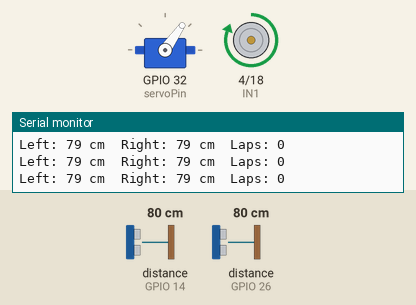
Bench run of a sketch on a simulated ESP32. On the bench: servo, motor-driver pin pairs drawn as motors (green arrow = first pin HIGH = forward, orange = second pin HIGH = backward, longer = more drive, scaled by the enable pin), the last lines printed to the serial monitor. Wiring (inferred from the names in the program): 2 × ultrasonic range finder: trigger GPIO 25, echo GPIO 26 / trigger GPIO 27, echo GPIO 14. The test bench sets the inputs (shaded band); at power-on: distance to the obstacle (sensors on GPIO 14, GPIO 26) 80 cm. The echo pulse lasts 58.3 µs per cm. At 14.5 s the program stops and its outputs stay as they are.

Above: at 1.7 s.
1.8 s: distance to the obstacle (sensor on GPIO 14) set to 75 cm
3.3 s: distance to the obstacle (sensor on GPIO 14) set to 66 cm
At 3.9 s:
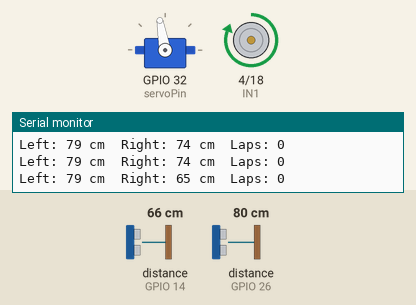
6.3 s: distance to the obstacle (sensor on GPIO 26) set to 69 cm
At 7.5 s:
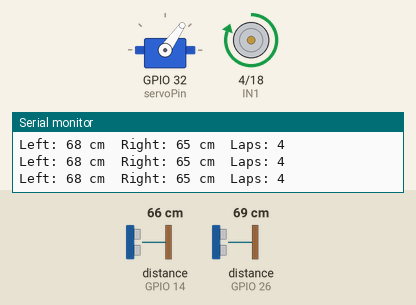
8.0 s: distance to the obstacle (sensor on GPIO 14) set to 120 cm
At 8.6 s:
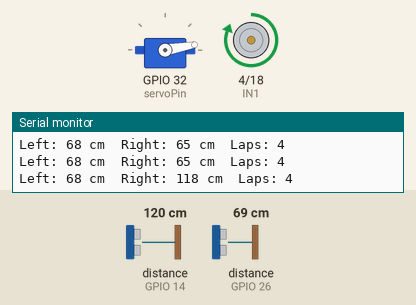
11.0 s: distance to the obstacle (sensor on GPIO 14) set to 76 cm
14.0 s: distance to the obstacle (sensor on GPIO 14) set to 68 cm
At 15.1 s:
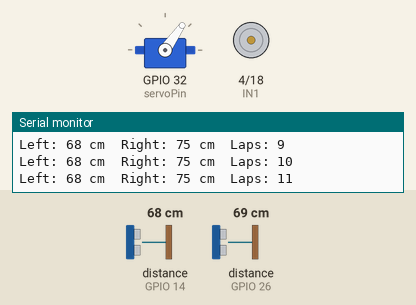
Timing chart, 0 to 16.0 s (numbered marks = the images above; inputs shaded):
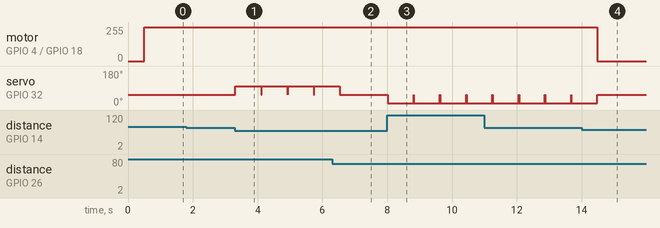

The sketch:

task1.ino
```cpp
#include <ESP32Servo.h>

// Servo setup
Servo myServo;
int servoPin = 32;

// Motor driver pins
const int IN1 = 4;
const int IN2 = 18;
const int EN  = 21;

// Ultrasonic sensor pins
const int trigLeft = 25;
const int echoLeft = 26;
const int trigRight = 27;
const int echoRight = 14;

// Lap counter
int lapCounter = 0;

// Function to measure distance
long readUltrasonic(int trigPin, int echoPin) {
  digitalWrite(trigPin, LOW);
  delayMicroseconds(2);
  digitalWrite(trigPin, HIGH);
  delayMicroseconds(10);
  digitalWrite(trigPin, LOW);

  long duration = pulseIn(echoPin, HIGH, 30000); // timeout 30ms
  long distance = duration * 0.034 / 2;
  return distance; // in cm
}

void setup() {
  // Servo
  myServo.attach(servoPin);
  myServo.write(55);  // center steering
  delay(500);

  // Motor pins
  pinMode(IN1, OUTPUT);
  pinMode(IN2, OUTPUT);
  pinMode(EN, OUTPUT);

  // Set motor forward
  digitalWrite(IN1, HIGH);
  digitalWrite(IN2, LOW);
  digitalWrite(EN, HIGH);

  // Ultrasonic pins
  pinMode(trigLeft, OUTPUT);
  pinMode(echoLeft, INPUT);
  pinMode(trigRight, OUTPUT);
  pinMode(echoRight, INPUT);

  Serial.begin(115200);
}

void loop() {
  long distLeft = readUltrasonic(trigLeft, echoLeft);
  long distRight = readUltrasonic(trigRight, echoRight);

  Serial.print("Left: "); Serial.print(distLeft);
  Serial.print(" cm  Right: "); Serial.print(distRight);
  Serial.print(" cm  Laps: "); Serial.println(lapCounter);

  // Check for corner (open space >70 cm on one side)
  if (distLeft > 70 && distRight < 70) {
    myServo.write(100); // steer right
    delay(800);
    myServo.write(55);  // straighten
    lapCounter++;
  }
  else if (distRight > 70 && distLeft < 70) {
    myServo.write(10);  // steer left
    delay(800);
    myServo.write(55);
    lapCounter++;
  }
  else {
    myServo.write(55);  // keep straight
  }

  // Stop after 12 turns (3 laps)
  if (lapCounter >= 12) {
    digitalWrite(EN, LOW);  // stop motor
    while (true);           // freeze program
  }
}
```

Measured:
- the behaviour switches between 71 and 70 cm on distance to the obstacle (sensor on GPIO 14) (found by bisection; images 0 and 1)
- the behaviour switches between 72 and 71 cm on distance to the obstacle (sensor on GPIO 26) (found by bisection; images 1 and 2)
- the behaviour switches between 72 and 71 cm on distance to the obstacle (sensor on GPIO 14) (found by bisection; images 3 and 4)
- after the input at 3.3 s, servo on GPIO 32 (servoPin): 55° → 100° at once
- after the input at 6.3 s, servo on GPIO 32 (servoPin): goes on until 6.5 s, then stays 55°
- after the input at 8.0 s, servo on GPIO 32 (servoPin): 55° → 10° at once
